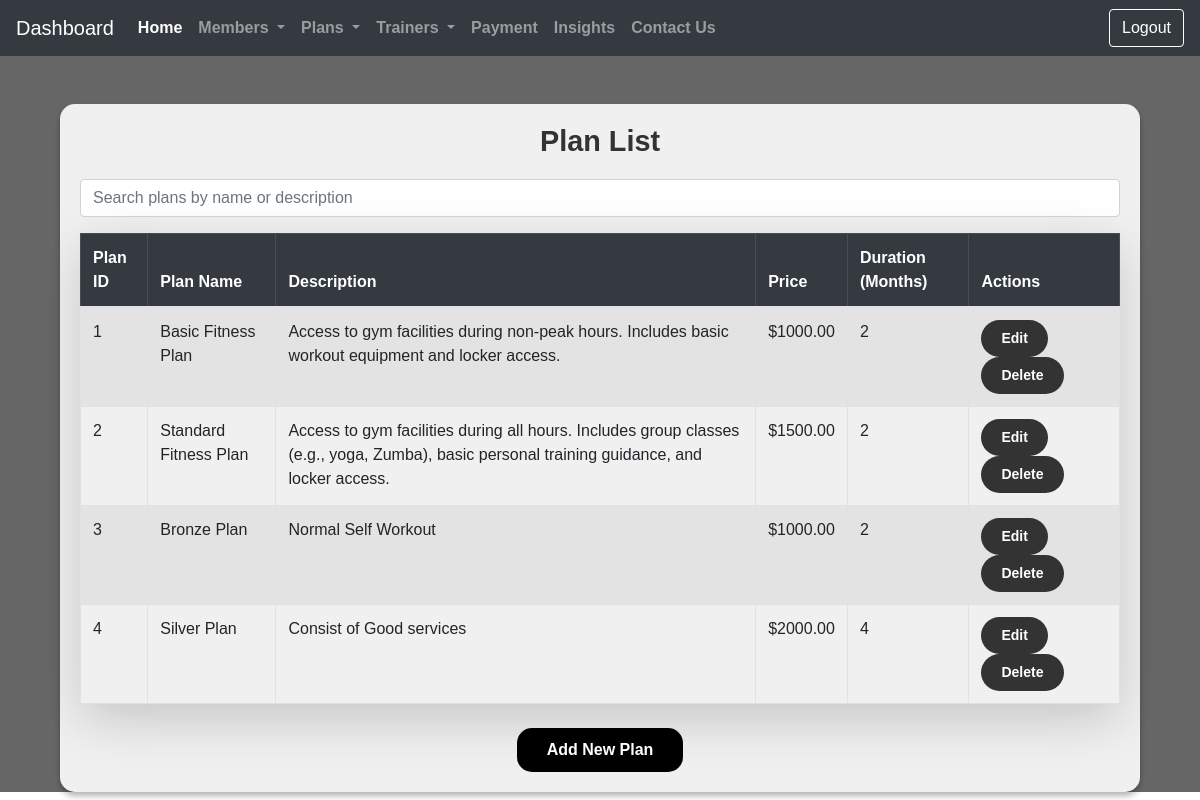
/dashboard/view_plans/, run on the app's committed database.
### homeApp/models.py (models this page shows, shortened)
class Plan(models.Model):
    plan_id = models.AutoField(primary_key=True)
    plan_name = models.CharField(max_length=100)
    description = models.TextField()
    price = models.DecimalField(max_digits=10, decimal_places=2)
    duration_months = models.PositiveIntegerField()

### homeApp/views.py (the view)
# urls.py: path('dashboard/view_plans/', views.view_plans, name='view_plans'),
def view_plans(request):
    plans = Plan.objects.all()  # Fetch all plans from the database
    return render(request, 'ViewPlans.html', {'plans': plans})

### templates/ViewPlans.html (shortened to what this page needs)
{% extends 'base.html' %}
{% load static %}
{% block content %}
<div class="container mt-5">
    <div class="table-container">
        <h2>Plan List</h2>
        <div class="form-group mb-3">
            <input type="text" id="searchBar" class="form-control" placeholder="Search plans by name or description">
        </div>
        <table class="table table-striped table-bordered shadow-lg">
            <thead class="table-dark">
                <tr>
                    <th>Plan ID</th>
                    <th>Plan Name</th>
                    <th>Description</th>
                    <th>Price</th>
                    <th>Duration (Months)</th>
                    <th>Actions</th>
                </tr>
            </thead>
            <tbody id="resultsTable">
                {% for plan in plans %}
                <tr>
                    <td>{{ plan.plan_id }}</td>
                    <td>{{ plan.plan_name }}</td>
                    <td>{{ plan.description }}</td>
                    <td>${{ plan.price }}</td>
                    <td>{{ plan.duration_months }}</td>
                    <td>
                        <a href="{% url 'edit_plan' plan.plan_id %}" class="btn-custom btn-sm">Edit</a>
                        <a href="{% url 'delete_plan' plan.plan_id %}" class="btn-custom btn-sm" onclick="return confirm('Are you sure you want to delete this plan?');">Delete</a>
                    </td>
                </tr>
                {% empty %}
                <tr>
                    <td colspan="6" class="text-center">No plans found.</td>
                </tr>
                {% endfor %}
            </tbody>
        </table>
        <div class="text-center mt-4">
            <a href="{% url 'add_plan' %}" class="btn-add-new-plan">
                Add New Plan
            </a>
        </div>
    </div>
</div>
{% endblock %}

### data on the page
Plan: plan_id "1", plan_name "Basic Fitness Plan", description "Access to gym facilities during non-peak hours. Includes basic workout equipment and locker access.", price "1000.00", duration_months "2"
Plan: plan_id "2", plan_name "Standard Fitness Plan", description "Access to gym facilities during all hours. Includes group classes (e.g., yoga, Zumba), basic personal training guidance, and locker access.", price "1500.00", duration_months "2"
Plan: plan_id "3", plan_name "Bronze Plan", description "Normal Self Workout", price "1000.00", duration_months "2"
Plan: plan_id "4", plan_name "Silver Plan", description "Consist of Good services", price "2000.00", duration_months "4"
